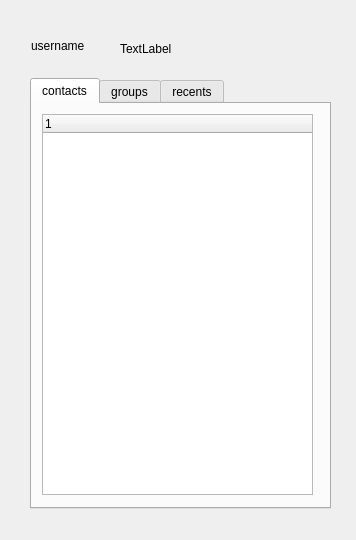
<?xml version="1.0" encoding="UTF-8"?>
<ui version="4.0">
 <class>MainWin</class>
 <widget class="QWidget" name="MainWin">
  <property name="geometry">
   <rect>
    <x>0</x>
    <y>0</y>
    <width>356</width>
    <height>540</height>
   </rect>
  </property>
  <property name="windowTitle">
   <string>XX_CHAT</string>
  </property>
  <widget class="QTabWidget" name="tabWidget">
   <property name="geometry">
    <rect>
     <x>30</x>
     <y>78</y>
     <width>301</width>
     <height>431</height>
    </rect>
   </property>
   <property name="currentIndex">
    <number>0</number>
   </property>
   <widget class="QWidget" name="contacts">
    <attribute name="title">
     <string>contacts</string>
    </attribute>
    <widget class="QTreeWidget" name="treeWidget_contacts">
     <property name="geometry">
      <rect>
       <x>10</x>
       <y>10</y>
       <width>271</width>
       <height>381</height>
      </rect>
     </property>
     <column>
      <property name="text">
       <string notr="true">1</string>
      </property>
     </column>
    </widget>
   </widget>
   <widget class="QWidget" name="groups">
    <attribute name="title">
     <string>groups</string>
    </attribute>
   </widget>
   <widget class="QWidget" name="recents">
    <attribute name="title">
     <string>recents</string>
    </attribute>
   </widget>
  </widget>
  <widget class="QLabel" name="userNameLabel">
   <property name="geometry">
    <rect>
     <x>31</x>
     <y>30</y>
     <width>301</width>
     <height>31</height>
    </rect>
   </property>
   <property name="text">
    <string>username</string>
   </property>
  </widget>
  <widget class="QLabel" name="label_status">
   <property name="geometry">
    <rect>
     <x>120</x>
     <y>40</y>
     <width>91</width>
     <height>18</height>
    </rect>
   </property>
   <property name="text">
    <string>TextLabel</string>
   </property>
  </widget>
 </widget>
 <resources/>
 <connections/>
</ui>
